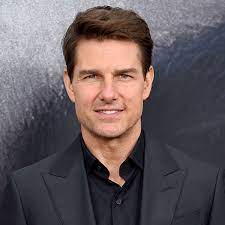
#> input picture Tom cruise.jpg, 225 x 225 px
$ python 'Cartooning image openCV.py'
#> lines starting #> are read from the running program, lines starting #| are printed output that depends on the picture; after the words box and inside, x2 and y2 are one past the last pixel; in counts of white or black regions, pixels touching at a corner belong together
#!/usr/bin/env python
# coding: utf-8

# In[1]:


import cv2
import numpy as np


# In[13]:


img = cv2.imread('Tom cruise.jpg')
#> img is the input picture: shape (225, 225, 3); mean B, G, R 92.9, 88.8, 99.4
gray_img = cv2.cvtColor(img, cv2.COLOR_BGR2GRAY)
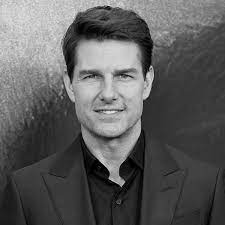
#> gray_img: shape (225, 225); min 0, max 244, mean 92.4
gray_img = cv2.medianBlur(gray_img, 5)
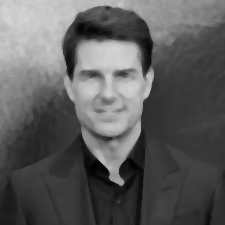
#> gray_img: shape (225, 225); min 0, max 213, mean 92.6
edges = cv2.adaptiveThreshold(gray_img, 255, cv2.ADAPTIVE_THRESH_MEAN_C, cv2.THRESH_BINARY,9,9)
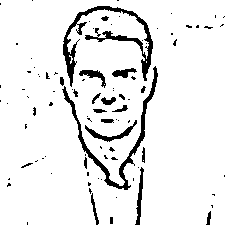
#> edges: shape (225, 225); 92% white; 92 black regions (69 under 20 px), largest, box (x1, y1, x2, y2) and area: (63, 6, 153, 87) 1348, (62, 66, 158, 190) 1036, (85, 120, 137, 142) 248


# In[14]:


color = cv2.bilateralFilter(img, 9, 250, 250)
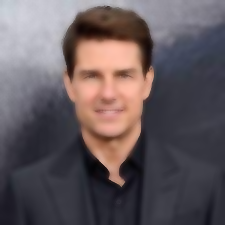
#> color: shape (225, 225, 3); mean B, G, R 92.9, 88.9, 99.4
cartoon = cv2.bitwise_and(color, color, mask=edges)
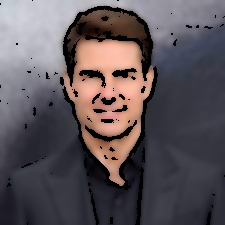
#> cartoon: shape (225, 225, 3); mean B, G, R 88.4, 83.9, 92.7


# In[16]:


cv2.imshow('Image', img)
cv2.imshow('Cartoon', cartoon)
cv2.waitKey(0)
cv2.destroyAllWindows()


# In[ ]:
